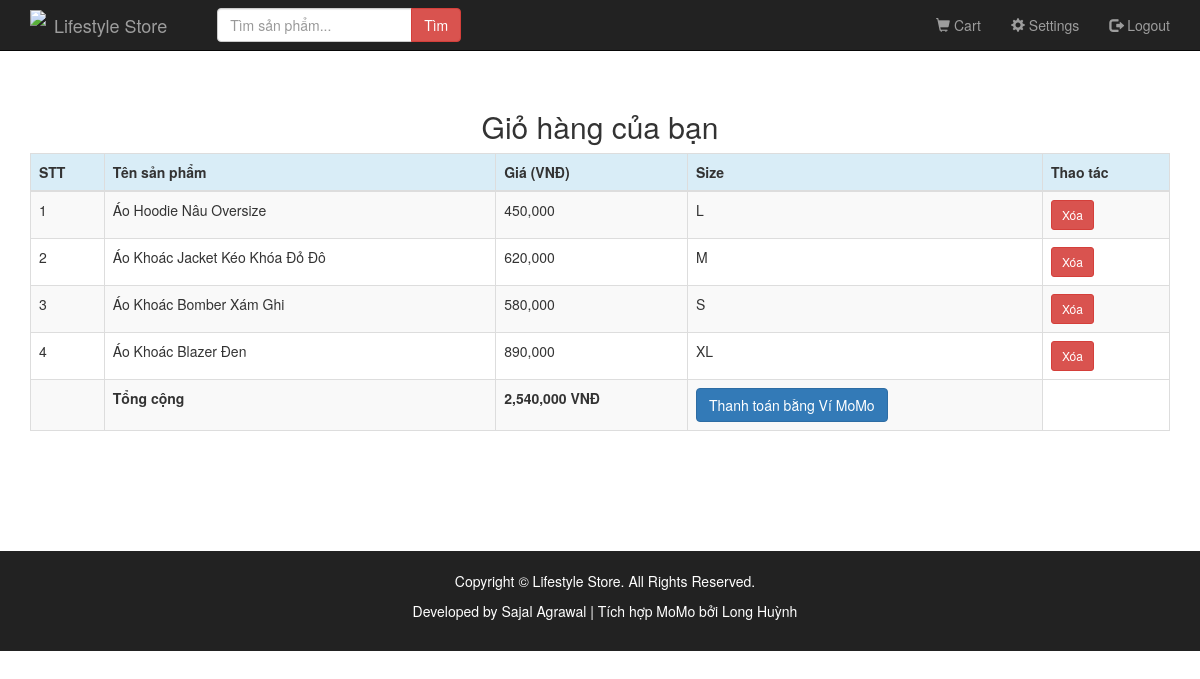
Page /cart.php (signed in) on the committed database.
### tables this page shows
CREATE TABLE `users_items` (
  `id` int(11) NOT NULL AUTO_INCREMENT,
  `user_id` int(11) NOT NULL,
  `item_id` int(11) NOT NULL,
  `size` varchar(10) NOT NULL,
  `status` enum('Added to cart','Confirmed') NOT NULL,
  PRIMARY KEY (`id`),
  KEY `user_id` (`user_id`,`item_id`),
  KEY `item_id` (`item_id`),
  CONSTRAINT `users_items_ibfk_1` FOREIGN KEY (`user_id`) REFERENCES `users` (`id`),
  CONSTRAINT `users_items_ibfk_2` FOREIGN KEY (`item_id`) REFERENCES `items` (`id`)
);

CREATE TABLE `items` (
  `id` int(11) NOT NULL AUTO_INCREMENT,
  `name` varchar(255) NOT NULL,
  `price` int(11) NOT NULL,
  `discount_price` int(11) DEFAULT 0,
  `category` varchar(50) NOT NULL,
  PRIMARY KEY (`id`)
);

### cart.php (the view, shortened to what this page needs)
<?php
require 'connection.php';
$user_id = $_SESSION['id'];
$user_products_query = "SELECT it.id, it.name, it.price , ut.size
                        FROM users_items ut
                        INNER JOIN items it ON it.id = ut.item_id
                        WHERE ut.user_id = '$user_id'";
$user_products_result = mysqli_query($con, $user_products_query) or die(mysqli_error($con));
$no_of_user_products = mysqli_num_rows($user_products_result);
$sum = 0;
$products = [];
if($no_of_user_products == 0){
    echo "<script>window.alert('Giỏ hàng đang trống!');</script>";
} else {
    while($row = mysqli_fetch_array($user_products_result)){
        $sum += $row['price'];
        $products[] = $row;
    }
}
?>
<!DOCTYPE html>
<html lang="vi">
<head>
    <link rel="stylesheet" href="bootstrap/css/bootstrap.min.css" type="text/css">
    <link rel="stylesheet" href="css/style.css" type="text/css">
</head>
<body>
<div>
    <?php require 'header.php'; ?>
    <br>
    <div class="container">
        <h2 class="text-center">Giỏ hàng của bạn</h2>
        <table class="table table-bordered table-striped">
            <thead>
                <tr class="bg-info">
                    <th>STT</th>
                    <th>Tên sản phẩm</th>
                    <th>Giá (VNĐ)</th>
                    <th>Size</th>
                    <th>Thao tác</th>
                </tr>
            </thead>
            <tbody>
                <?php
                $counter = 1;
                foreach($products as $row){
                ?>
                <tr>
                    <td><?= $counter ?></td>
                    <td><?= htmlspecialchars($row['name']) ?></td>
                    <td><?= number_format($row['price']) ?></td>
                    <td><?= $row['size'] ?></td>
                    <td><a href="cart_remove.php?id=<?= $row['id'] ?>" class="btn btn-danger btn-sm">Xóa</a></td>
                </tr>
                <?php $counter++; } ?>
                <tr class="bg-light">
                    <td></td>
                    <td><strong>Tổng cộng</strong></td>
                    <td><strong><?= number_format((int)$sum) ?> VNĐ</strong></td>
                    <td>
                        <form action="momo_payment.php" method="POST" style="display:inline;">
                            <button type="submit" class="btn btn-primary">
                                Thanh toán bằng Ví MoMo
                            </button>
                        </form>
                    </td>
                </tr>
            </tbody>
        </table>
    </div>
    <footer class="footer" style="margin-top: 100px;">
        <div class="container text-center">
            <p>Copyright &copy; Lifestyle Store. All Rights Reserved.</p>
            <p>Developed by Sajal Agrawal | Tích hợp MoMo bởi Long Huỳnh</p>
        </div>
    </footer>
</div>
</body>
</html>

### LifestyleStore/header.php (shortened to what this page needs)
<nav class="navbar navbar-inverse navbar-fixed-top">
    <div class="container">
        <div class="navbar-header">
            <a href="index.php" class="navbar-brand" style="display:flex; align-items:center;">
                <img src="img/logo.png" style="height:30px; margin-right:8px;">
                Lifestyle Store
            </a>
        </div>
        <div class="collapse navbar-collapse" id="myNavbar">
            <form class="navbar-form navbar-left" action="search.php" method="GET" style="margin-left:20px;">
                <div class="input-group">
                    <input type="text" name="search" class="form-control" placeholder="Tìm sản phẩm...">
                    <span class="input-group-btn">
                        <button type="submit" class="btn btn-danger">Tìm</button>
                    </span>
                </div>
            </form>
            <ul class="nav navbar-nav navbar-right">
                <?php if(isset($_SESSION['email'])){ ?>
                    <li><a href="cart.php"><span class="glyphicon glyphicon-shopping-cart"></span> Cart</a></li>
                    <li><a href="settings.php"><span class="glyphicon glyphicon-cog"></span> Settings</a></li>
                    <li><a href="logout.php"><span class="glyphicon glyphicon-log-out"></span> Logout</a></li>
                <?php } else { ?>
                    <li><a href="signup.php"><span class="glyphicon glyphicon-user"></span> Sign Up</a></li>
                    <li><a href="login.php"><span class="glyphicon glyphicon-log-in"></span> Login</a></li>
                <?php } ?>
            </ul>
        </div>
    </div>
</nav>

### LifestyleStore/css/style.css (style rules this page uses)
footer { background-color:#222; color:white; padding:20px; text-align:center; margin-top:30px; }
.footer { position: relative; width: 100%; }
html { min-height:100%; position:relative; }
.navbar { margin-bottom: 0px; border-radius: 0; z-index: 1000; }
body { padding-top: 70px; }

### rows in the picture
users_items: item.name "Áo Hoodie Nâu Oversize", item.price "450,000", size "L"
users_items: item.name "Áo Khoác Jacket Kéo Khóa Đỏ Đô", item.price "620,000", size "M"
users_items: item.name "Áo Khoác Bomber Xám Ghi", item.price "580,000", size "S"
users_items: item.name "Áo Khoác Blazer Đen", item.price "890,000", size "XL"

### other values in the picture
$sum "2,540,000"
